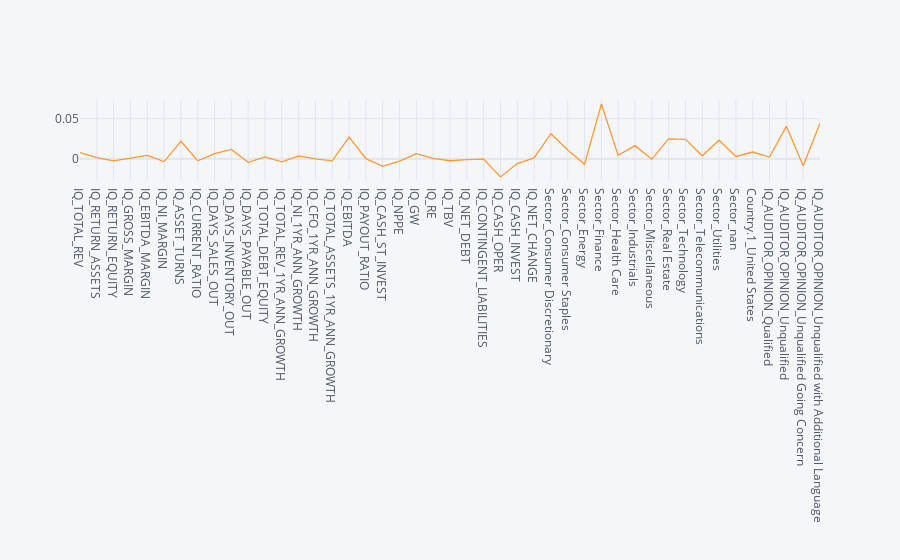

The code cell stored with this chart in its notebook:
### Code cell
coefficients['Coefficient'].iplot()

### Figure 1 — Plotly figure (JSON) as saved in the notebook; plotly's stock layout.template omitted (floating-point values rounded to 4 significant figures)
{"data": [{"line": {"color": "rgba(255, 153, 51, 1.0)", "dash": "solid", "shape": "linear", "width": 1.3}, "mode": "lines", "name": "Coefficient", "text": "", "type": "scatter", "x": ["IQ_TOTAL_REV", "IQ_RETURN_ASSETS", "IQ_RETURN_EQUITY", "IQ_GROSS_MARGIN", "IQ_EBITDA_MARGIN", "IQ_NI_MARGIN", "IQ_ASSET_TURNS", "IQ_CURRENT_RATIO", "IQ_DAYS_SALES_OUT", "IQ_DAYS_INVENTORY_OUT", "IQ_DAYS_PAYABLE_OUT", "IQ_TOTAL_DEBT_EQUITY", "IQ_TOTAL_REV_1YR_ANN_GROWTH", "IQ_NI_1YR_ANN_GROWTH", "IQ_CFO_1YR_ANN_GROWTH", "IQ_TOTAL_ASSETS_1YR_ANN_GROWTH", "IQ_EBITDA", "IQ_PAYOUT_RATIO", "IQ_CASH_ST_INVEST", "IQ_NPPE", "IQ_GW", "IQ_RE", "IQ_TBV", "IQ_NET_DEBT", "IQ_CONTINGENT_LIABILITIES", "IQ_CASH_OPER", "IQ_CASH_INVEST", "IQ_NET_CHANGE", "Sector_Consumer Discretionary", "Sector_Consumer Staples", "Sector_Energy", "Sector_Finance", "Sector_Health Care", "Sector_Industrials", "Sector_Miscellaneous", "Sector_Real Estate", "Sector_Technology", "Sector_Telecommunications", "Sector_Utilities", "Sector_nan", "Country.1_United States", "IQ_AUDITOR_OPINION_Qualified", "IQ_AUDITOR_OPINION_Unqualified", "IQ_AUDITOR_OPINION_Unqualified Going Concern", "IQ_AUDITOR_OPINION_Unqualified with Additional Language"], "y": [0.007606, 0.00132, -0.002582, 0.0009907, 0.004284, -0.003562, 0.02186, -0.002484, 0.006294, 0.0117, -0.004391, 0.002258, -0.003807, 0.003683, -0.0001483, -0.002613, 0.02716, 0.0001607, -0.00941, -0.003015, 0.006265, 0.0004961, -0.002485, -0.0009803, -0.0004874, -0.02273, -0.005983, 0.001001, 0.03127, 0.01104, -0.006903, 0.06832, 0.004209, 0.01638, -0.0005251, 0.02484, 0.02425, 0.003683, 0.02313, 0.00282, 0.008407, 0.002089, 0.0405, -0.008603, 0.04432]}], "layout": {"legend": {"bgcolor": "#F5F6F9", "font": {"color": "#4D5663"}}, "paper_bgcolor": "#F5F6F9", "plot_bgcolor": "#F5F6F9", "title": {"font": {"color": "#4D5663"}}, "xaxis": {"gridcolor": "#E1E5ED", "showgrid": true, "tickfont": {"color": "#4D5663"}, "title": {"font": {"color": "#4D5663"}, "text": ""}, "zerolinecolor": "#E1E5ED"}, "yaxis": {"gridcolor": "#E1E5ED", "showgrid": true, "tickfont": {"color": "#4D5663"}, "title": {"font": {"color": "#4D5663"}, "text": ""}, "zerolinecolor": "#E1E5ED"}}}
